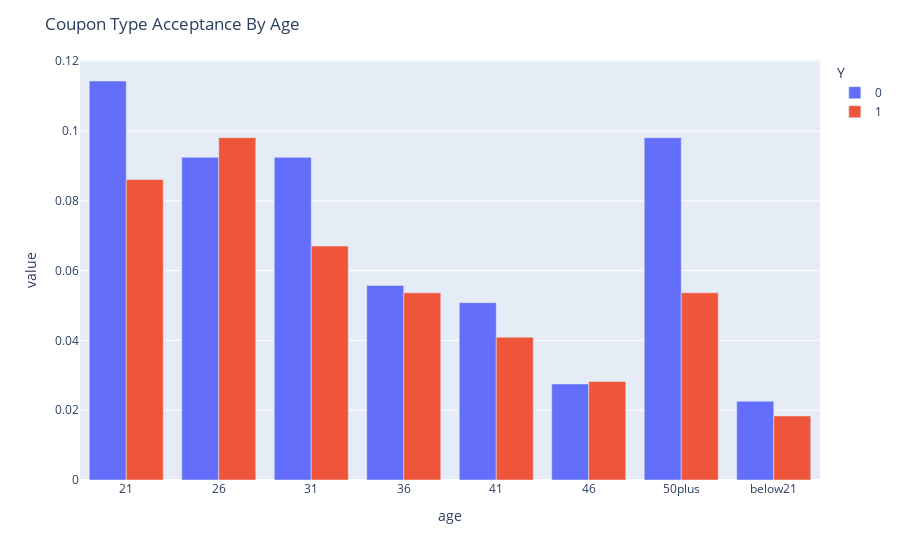

Write notebook code for a chart like this one.
### Markdown cell above
### Reviewing Age within Restaurant(20-50) Coupon

### Code cell
ct = pd.crosstab(df_res_20_50['age'], df_res_20_50['Y'], normalize=True)
ct['sum'] = ct[0] + ct[1]
ct['Acceptance Rate'] = ct[1] / ct['sum']
print(ct.sort_values(by='Acceptance Rate'))
fig = px.bar(ct[[0,1]], barmode='group')
fig.update_layout(title='Coupon Type Acceptance By Age')
fig.show()

### Figure 1 — Plotly figure (JSON) as saved in the notebook; plotly's stock layout.template omitted (floating-point values rounded to 4 significant figures)
{"data": [{"alignmentgroup": "True", "hovertemplate": "Y=0<br>age=%{x}<br>value=%{y}<extra></extra>", "legendgroup": "0", "marker": {"color": "#636efa", "pattern": {"shape": ""}}, "name": "0", "offsetgroup": "0", "orientation": "v", "showlegend": true, "textposition": "auto", "type": "bar", "x": ["21", "26", "31", "36", "41", "46", "50plus", "below21"], "xaxis": "x", "y": [0.1143, 0.09245, 0.09245, 0.05575, 0.05081, 0.02752, 0.09809, 0.02258], "yaxis": "y"}, {"alignmentgroup": "True", "hovertemplate": "Y=1<br>age=%{x}<br>value=%{y}<extra></extra>", "legendgroup": "1", "marker": {"color": "#EF553B", "pattern": {"shape": ""}}, "name": "1", "offsetgroup": "1", "orientation": "v", "showlegend": true, "textposition": "auto", "type": "bar", "x": ["21", "26", "31", "36", "41", "46", "50plus", "below21"], "xaxis": "x", "y": [0.0861, 0.09809, 0.06704, 0.05363, 0.04093, 0.02823, 0.05363, 0.01835], "yaxis": "y"}], "layout": {"barmode": "group", "legend": {"title": {"text": "Y"}, "tracegroupgap": 0}, "margin": {"t": 60}, "title": {"text": "Coupon Type Acceptance By Age"}, "xaxis": {"anchor": "y", "domain": [0, 1], "title": {"text": "age"}}, "yaxis": {"anchor": "x", "domain": [0, 1], "title": {"text": "value"}}}}
